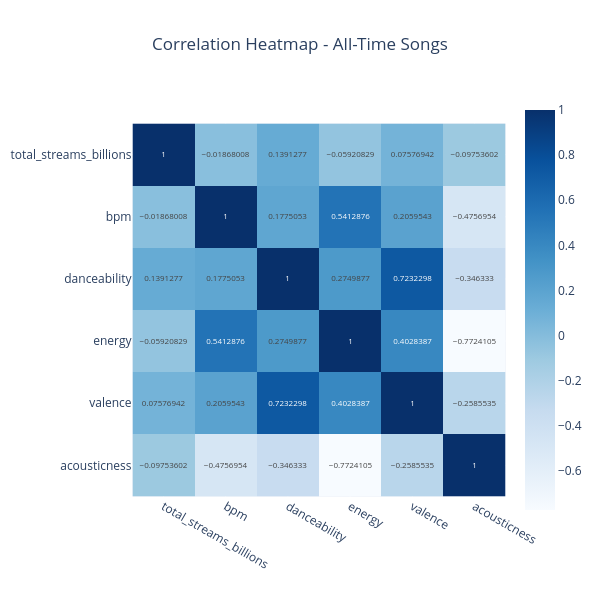

Write notebook code for a chart like this one.
### Markdown cell above
## 6:How Danceability, Energy, and Bpm Are Related

### Code cell
import plotly.express as px

corr =  songs_all[['total_streams_billions', 'bpm', 'danceability', 'energy', 'valence', 'acousticness']].corr()


fig = px.imshow(
    corr,
    text_auto=True,         
    color_continuous_scale="blues", 
    title="Correlation Heatmap - All-Time Songs"

)
fig.update_layout(
    width=600,
    height=600,
    title_x=0.5
)

fig.show()

### Figure 1 — Plotly figure (JSON) as saved in the notebook; plotly's stock layout.template omitted (floating-point values rounded to 4 significant figures)
{"data": [{"coloraxis": "coloraxis", "hovertemplate": "x: %{x}<br>y: %{y}<br>color: %{z}<extra></extra>", "name": "0", "texttemplate": "%{z}", "type": "heatmap", "x": ["total_streams_billions", "bpm", "danceability", "energy", "valence", "acousticness"], "xaxis": "x", "y": ["total_streams_billions", "bpm", "danceability", "energy", "valence", "acousticness"], "yaxis": "y", "z": [[1.0, -0.01868, 0.1391, -0.05921, 0.07577, -0.09754], [-0.01868, 1.0, 0.1775, 0.5413, 0.206, -0.4757], [0.1391, 0.1775, 1.0, 0.275, 0.7232, -0.3463], [-0.05921, 0.5413, 0.275, 1.0, 0.4028, -0.7724], [0.07577, 0.206, 0.7232, 0.4028, 1.0, -0.2586], [-0.09754, -0.4757, -0.3463, -0.7724, -0.2586, 1.0]]}], "layout": {"coloraxis": {"colorscale": [[0, "rgb(247,251,255)"], [0.125, "rgb(222,235,247)"], [0.25, "rgb(198,219,239)"], [0.375, "rgb(158,202,225)"], [0.5, "rgb(107,174,214)"], [0.625, "rgb(66,146,198)"], [0.75, "rgb(33,113,181)"], [0.875, "rgb(8,81,156)"], [1, "rgb(8,48,107)"]]}, "height": 600, "title": {"text": "Correlation Heatmap - All-Time Songs", "x": 0.5}, "width": 600, "xaxis": {"anchor": "y", "constrain": "domain", "domain": [0, 1], "scaleanchor": "y"}, "yaxis": {"anchor": "x", "autorange": "reversed", "constrain": "domain", "domain": [0, 1]}}}
